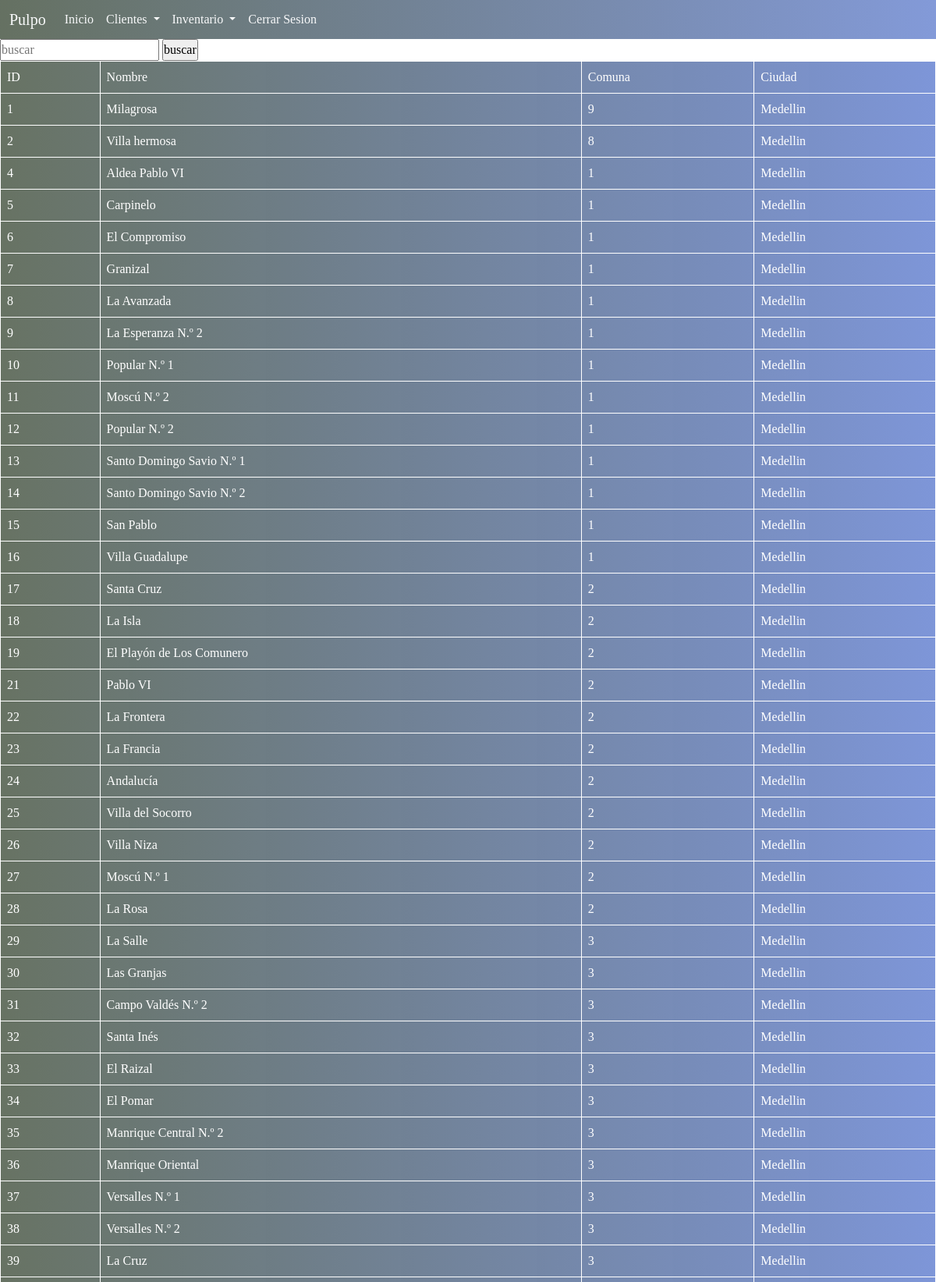
Screenshot of /clientes/Barrios/buscarBarrios.php (upper part) with the database file from the repository.
### tables this page shows
CREATE TABLE `barrio` (
  `ID_Barrio` int(25) NOT NULL,
  `Nombre_barrio` varchar(25) DEFAULT NULL,
  `Comuna` int(25) NOT NULL,
  `idCiudad` int(25) DEFAULT NULL
);

CREATE TABLE `ciudad` (
  `ID_ciudad` int(25) NOT NULL,
  `Nombre_ciudad` varchar(25) DEFAULT NULL
);

### php/conexion.php (called while the page is built, shortened)
<?php
class Conexion
{
    private $_HOST = 'localhost';
    private $_USERNAME = 'root';
    private $_PASSWORD = '';
    private $_DATABASE = 'pulpof';
    private $_con;
    public function __construct()
    {
        $this ->_con = new mysqli($this ->_HOST,
        $this->_USERNAME, $this->_PASSWORD, $this->_DATABASE );
    }
    public function login($sql){
     $res = mysqli_query($this->_con,$sql);
    return $res;
    }
    public function buscar($sql)
    {
        $res = mysqli_query($this->_con, $sql);
        return $res;
    }
}
?>

### php/cliente.php (called while the page is built, shortened)
<?php
 class cliente{
    public function busquedaBarrio($busqueda){
        $this->busqueda=$busqueda;
        $sql = "SELECT * FROM `barrio` WHERE `Nombre_barrio` LIKE '%$this->busqueda%'  OR `Comuna` LIKE '%$this->busqueda%'";
        return $sql;
    }
}
?>

### clientes/Barrios/buscarBarrios.php (the view, shortened to what this page needs)
<?php
include("../../php/conexion.php");
include("../../php/cliente.php");
$conect = new Conexion();
$client = new cliente();
$busqueda = $_GET['buscar'];
$consulta = $client ->busquedaBarrio($busqueda);
$resultado = $conect ->buscar($consulta)
?>
<!DOCTYPE html>
<html lang="en">
<head>
    <link href="https://cdn.jsdelivr.net/npm/bootstrap@5.1.3/dist/css/bootstrap.min.css" rel="stylesheet">
    <link rel="stylesheet" href="../../css/estilos.css">
    <link rel="stylesheet" href="../../css/estilos_inventario.css">
</head>
<body>
        <div class="container-fuild" >
        <nav class="navbar navbar-expand-lg navbar-light bg-light">
  <div class="container-fluid">
    <a class="navbar-brand text-light" href="#">Pulpo</a>
    <div class="collapse navbar-collapse" id="navbarSupportedContent">
      <ul class="navbar-nav me-auto mb-2 mb-lg-0">
        <li class="nav-item">
            <a class="nav-link text-light" href="../../facturacion.php">Inicio</a>
        </li>
        <li class="nav-item dropdown">
          <a class="nav-link dropdown-toggle text-light" href="../verClientes.php" id="navbarDropdown" role="button" data-bs-toggle="dropdown" aria-expanded="false">
            Clientes
          </a>
        </li>
        <li class="nav-item dropdown">
          <a class="nav-link dropdown-toggle text-light" href="inventario/producto/inventario.php" id="navbarDropdown" role="button" data-bs-toggle="dropdown" aria-expanded="false">
            Inventario
          </a>
        </li>
        <li class="nav-item">
            <a class="nav-link text-light" href="../../php/cerrarsesion.php">Cerrar Sesion</a>
        </li>
      </ul>
    </div>
  </div>
</nav>
</div>
<form action="buscarBarrios.php" method="get">
<input type="text" name="buscar" id="buscar" placeholder="buscar" >
<input type="submit" value="buscar">
</form>
<body>
<table class="table ">
        <tr>
        <td>ID</td>
    <td>Nombre</td>
    <td>Comuna</td>
    <td>Ciudad</td>
    </tr>
    <?php
    While ($row=Mysqli_fetch_assoc($resultado)){
    ?>
    <tr>
    <td> <?php echo $row["ID_Barrio"];  ?></td>
    <td> <?php echo $row["Nombre_barrio"];  ?></td>
    <td> <?php echo $row["Comuna"];  ?></td>
    <td><?php
$sql = "SELECT `Nombre_ciudad` FROM `ciudad` WHERE `ID_ciudad`=$row[idCiudad];";
$query = $conect->login($sql);
$result = mysqli_num_rows($query);
?>
      <?php
            if($result > 0){
while ($presentacion = mysqli_fetch_array($query)){
?>
 <?php echo $presentacion["Nombre_ciudad"];?>
<?php
            }}
            ?></td>
   </tr>
    <?php
    } mysqli_free_result($resultado);
    ?>
    </table>
</body>
</html>

### CSS/estilos.css (style rules this page uses)
* { margin: 0; padding: 0; box-sizing: border-box; }
body { font-family: Georgia, 'Times New Roman', Times, serif; }
nav { text-align: right; padding: 15px 30px 0 0; position: fixed; top: 0; left: 0; width: 100%; height: 50px; background: hsla(224, 58%, 48%, 0.404); background: -webkit-linear-gradient(to right, hsla(104, 100%, 5%, 0.61),hsla(224, 58%, 48%, 0.603) ); background: linear-gradient(to right, hsla(104, 100%, 5%, 0.61),hsla(224, 58%, 48%, 0.596)); box-sizing: border-box; z-index: 1001; }

### CSS/estilos_inventario.css (style rules this page uses)
* { margin: 0; padding: 0; box-sizing: border-box; }
a { text-decoration: none; }
body { font-family: Georgia, 'Times New Roman', Times, serif; }
table { background: -webkit-linear-gradient(to right, hsla(104, 100%, 5%, 0.61),hsla(224, 58%, 48%, 0.644) ); background: linear-gradient(to right, hsla(104, 100%, 5%, 0.61),hsla(224, 58%, 48%, 0.637)); border: 1px solid; }
table td { border: 1px solid white; }
.table td { color: white; }

### rows the page displays
barrio: ID_Barrio "1", Nombre_barrio "Milagrosa", Comuna "9"
ciudad: Nombre_ciudad "Medellin"
barrio: ID_Barrio "2", Nombre_barrio "Villa hermosa", Comuna "8"
barrio: ID_Barrio "4", Nombre_barrio "Aldea Pablo VI", Comuna "1"
barrio: ID_Barrio "5", Nombre_barrio "Carpinelo", Comuna "1"
barrio: ID_Barrio "6", Nombre_barrio "El Compromiso", Comuna "1"
barrio: ID_Barrio "7", Nombre_barrio "Granizal", Comuna "1"
barrio: ID_Barrio "8", Nombre_barrio "La Avanzada", Comuna "1"
barrio: ID_Barrio "9", Nombre_barrio "La Esperanza N.º 2", Comuna "1"
barrio: ID_Barrio "10", Nombre_barrio "Popular N.º 1", Comuna "1"
barrio: ID_Barrio "11", Nombre_barrio "Moscú N.º 2", Comuna "1"
barrio: ID_Barrio "12", Nombre_barrio "Popular N.º 2", Comuna "1"
barrio: ID_Barrio "13", Nombre_barrio "Santo Domingo Savio N.º 1", Comuna "1"
barrio: ID_Barrio "14", Nombre_barrio "Santo Domingo Savio N.º 2", Comuna "1"
barrio: ID_Barrio "15", Nombre_barrio "San Pablo", Comuna "1"
barrio: ID_Barrio "16", Nombre_barrio "Villa Guadalupe", Comuna "1"
barrio: ID_Barrio "17", Nombre_barrio "Santa Cruz", Comuna "2"
barrio: ID_Barrio "18", Nombre_barrio "La Isla", Comuna "2"
barrio: ID_Barrio "19", Nombre_barrio "El Playón de Los Comunero", Comuna "2"
barrio: ID_Barrio "21", Nombre_barrio "Pablo VI", Comuna "2"
barrio: ID_Barrio "22", Nombre_barrio "La Frontera", Comuna "2"
barrio: ID_Barrio "23", Nombre_barrio "La Francia", Comuna "2"
barrio: ID_Barrio "24", Nombre_barrio "Andalucía", Comuna "2"
barrio: ID_Barrio "25", Nombre_barrio "Villa del Socorro", Comuna "2"
barrio: ID_Barrio "26", Nombre_barrio "Villa Niza", Comuna "2"
barrio: ID_Barrio "27", Nombre_barrio "Moscú N.º 1", Comuna "2"
barrio: ID_Barrio "28", Nombre_barrio "La Rosa", Comuna "2"
barrio: ID_Barrio "29", Nombre_barrio "La Salle", Comuna "3"
barrio: ID_Barrio "30", Nombre_barrio "Las Granjas", Comuna "3"
barrio: ID_Barrio "31", Nombre_barrio "Campo Valdés N.º 2", Comuna "3"
barrio: ID_Barrio "32", Nombre_barrio "Santa Inés", Comuna "3"
barrio: ID_Barrio "33", Nombre_barrio "El Raizal", Comuna "3"
barrio: ID_Barrio "34", Nombre_barrio "El Pomar", Comuna "3"
barrio: ID_Barrio "35", Nombre_barrio "Manrique Central N.º 2", Comuna "3"
barrio: ID_Barrio "36", Nombre_barrio "Manrique Oriental", Comuna "3"
barrio: ID_Barrio "37", Nombre_barrio "Versalles N.º 1", Comuna "3"
barrio: ID_Barrio "38", Nombre_barrio "Versalles N.º 2", Comuna "3"
barrio: ID_Barrio "39", Nombre_barrio "La Cruz", Comuna "3"
